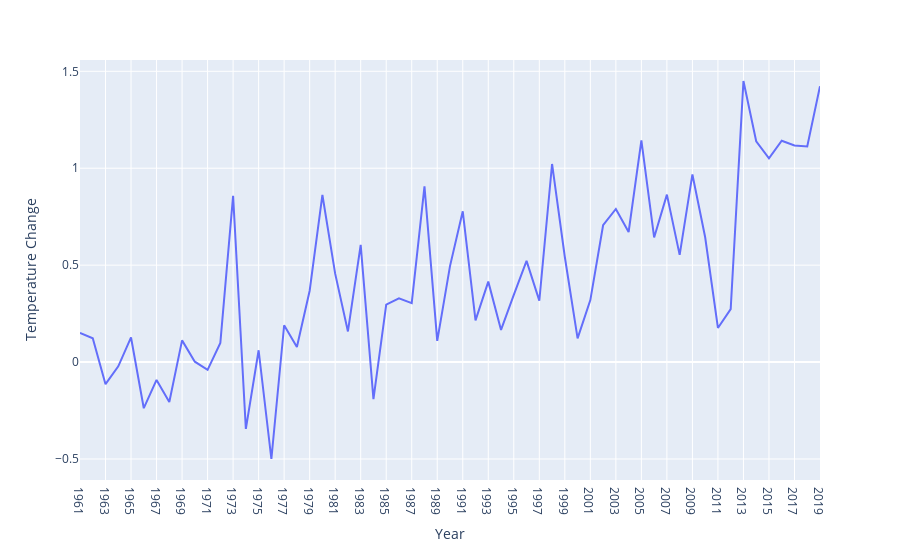

The notebook cell this image was saved under:
### Markdown cell above
## Data Visualization

### Code cell
fig = px.line(australia, x="Year", y="Temperature Change")
fig.show()

### Figure 1 — Plotly figure (JSON) as saved in the notebook; plotly's stock layout.template omitted (floating-point values rounded to 4 significant figures)
{"data": [{"hovertemplate": "Year=%{x}<br>Temperature Change=%{y}<extra></extra>", "legendgroup": "", "line": {"color": "#636efa", "dash": "solid"}, "marker": {"symbol": "circle"}, "mode": "lines", "name": "", "orientation": "v", "showlegend": false, "type": "scatter", "x": ["1961", "1962", "1963", "1964", "1965", "1966", "1967", "1968", "1969", "1970", "1971", "1972", "1973", "1974", "1975", "1976", "1977", "1978", "1979", "1980", "1981", "1982", "1983", "1984", "1985", "1986", "1987", "1988", "1989", "1990", "1991", "1992", "1993", "1994", "1995", "1996", "1997", "1998", "1999", "2000", "2001", "2002", "2003", "2004", "2005", "2006", "2007", "2008", "2009", "2010", "2011", "2012", "2013", "2014", "2015", "2016", "2017", "2018", "2019"], "xaxis": "x", "y": [0.151, 0.123, -0.114, -0.022, 0.127, -0.238, -0.092, -0.206, 0.112, 0.002, -0.04, 0.099, 0.858, -0.345, 0.061, -0.5, 0.19, 0.078, 0.368, 0.862, 0.456, 0.158, 0.605, -0.191, 0.296, 0.329, 0.304, 0.906, 0.109, 0.495, 0.778, 0.215, 0.415, 0.166, 0.347, 0.522, 0.317, 1.022, 0.542, 0.122, 0.32, 0.706, 0.79, 0.671, 1.144, 0.643, 0.864, 0.553, 0.968, 0.644, 0.176, 0.273, 1.45, 1.139, 1.051, 1.142, 1.117, 1.112, 1.423], "yaxis": "y"}], "layout": {"legend": {"tracegroupgap": 0}, "margin": {"t": 60}, "xaxis": {"anchor": "y", "domain": [0, 1], "title": {"text": "Year"}}, "yaxis": {"anchor": "x", "domain": [0, 1], "title": {"text": "Temperature Change"}}}}
